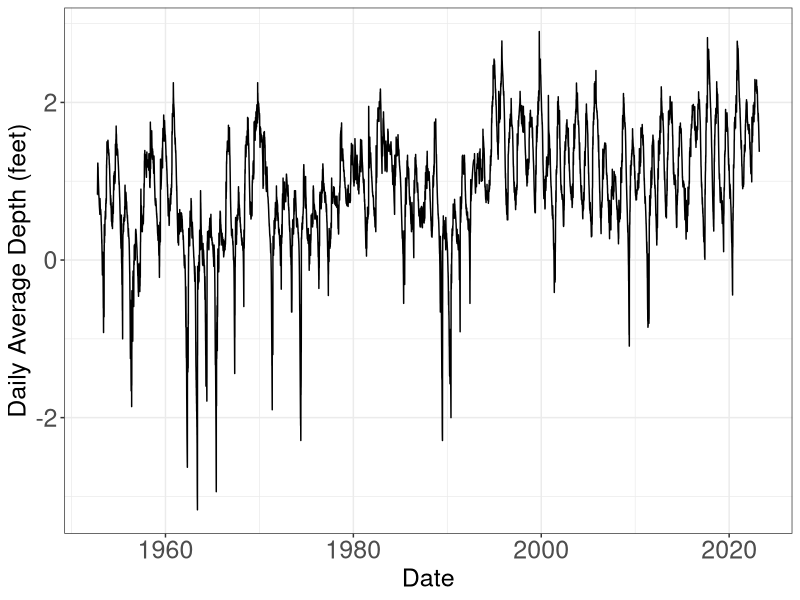
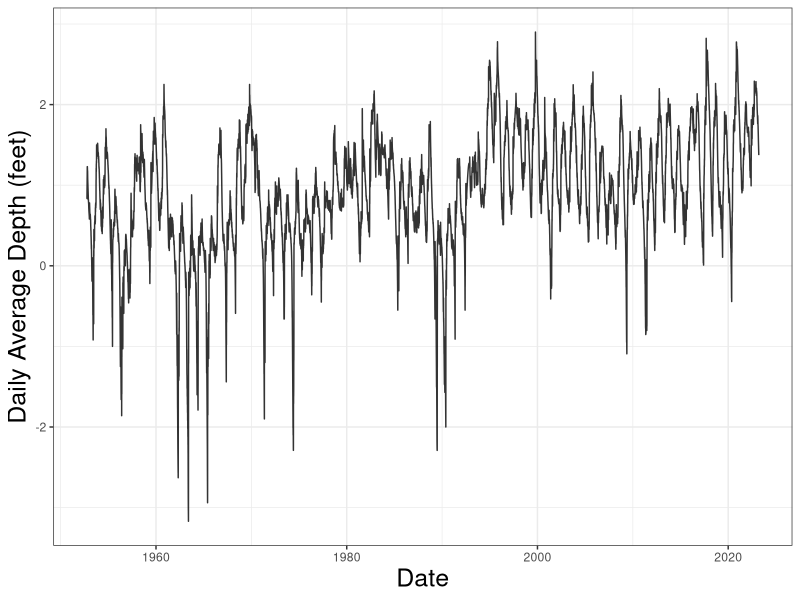
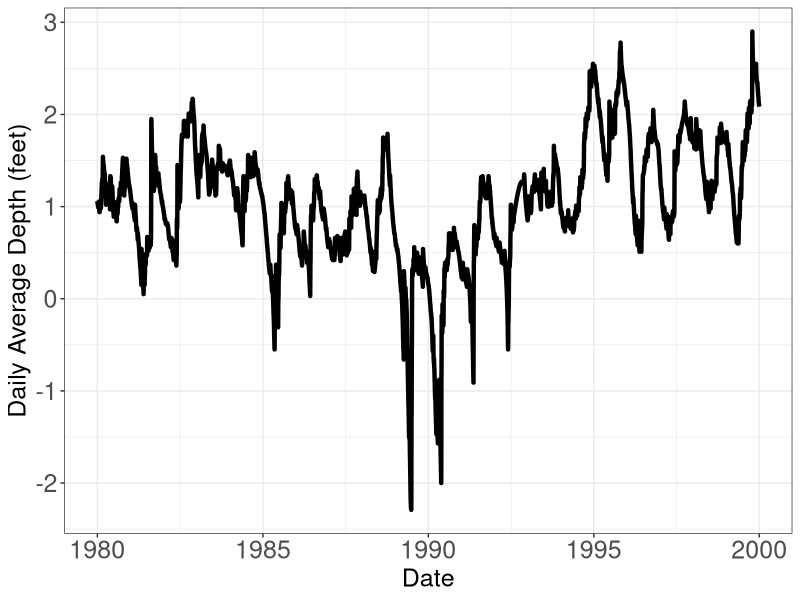
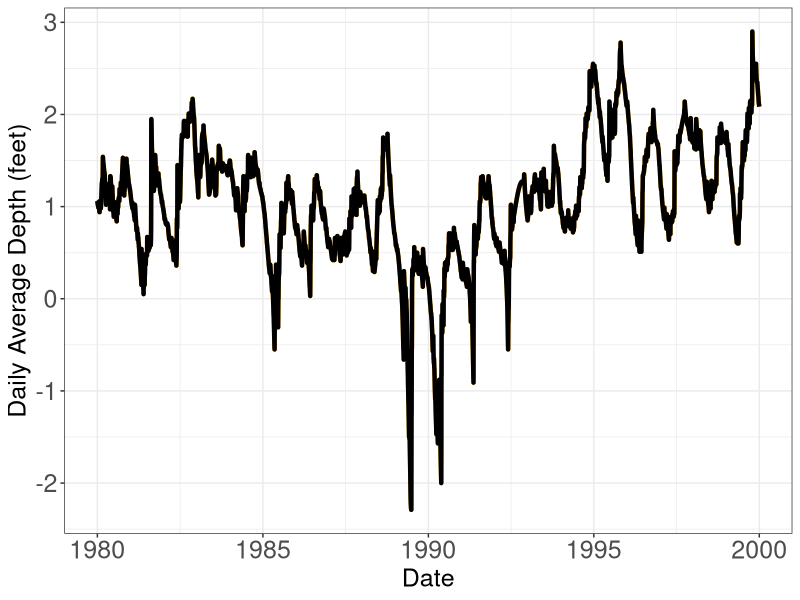
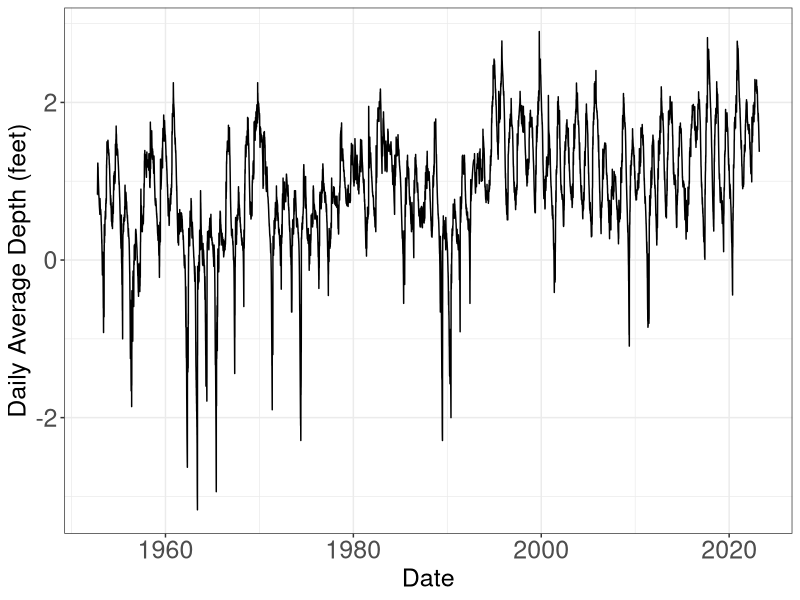
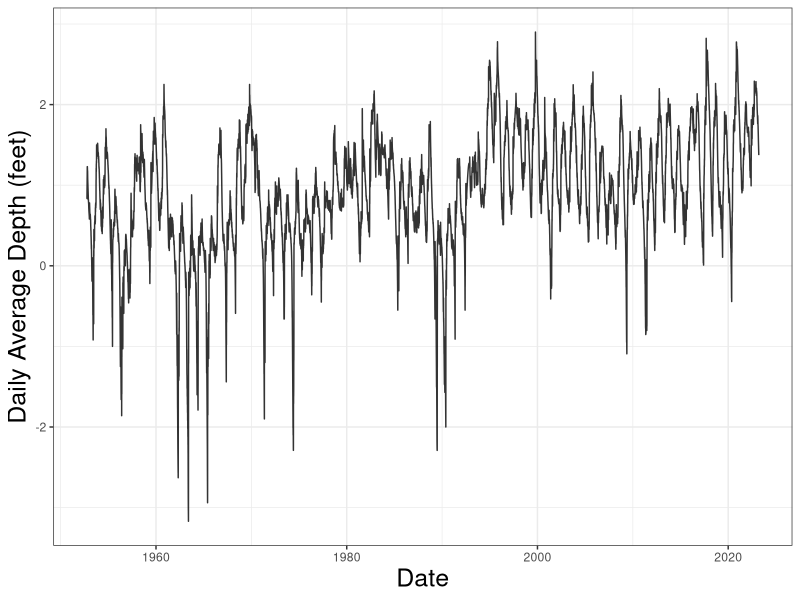
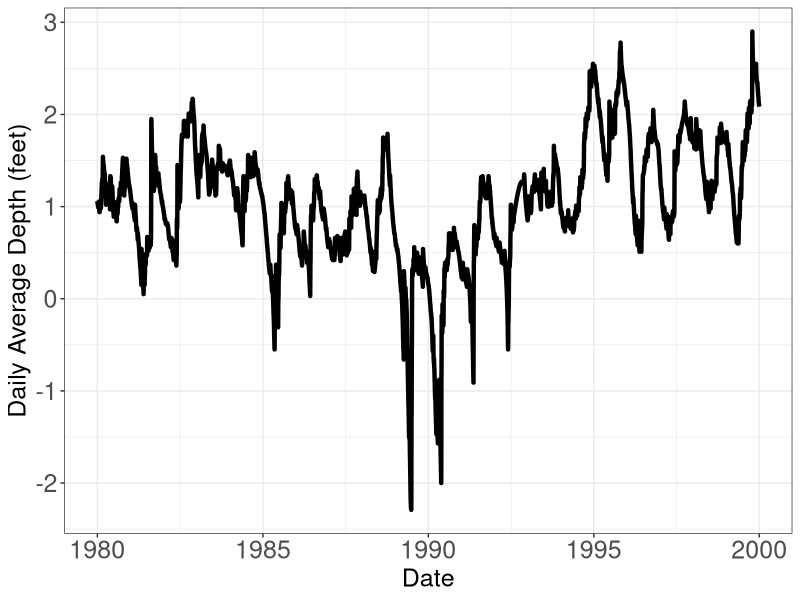
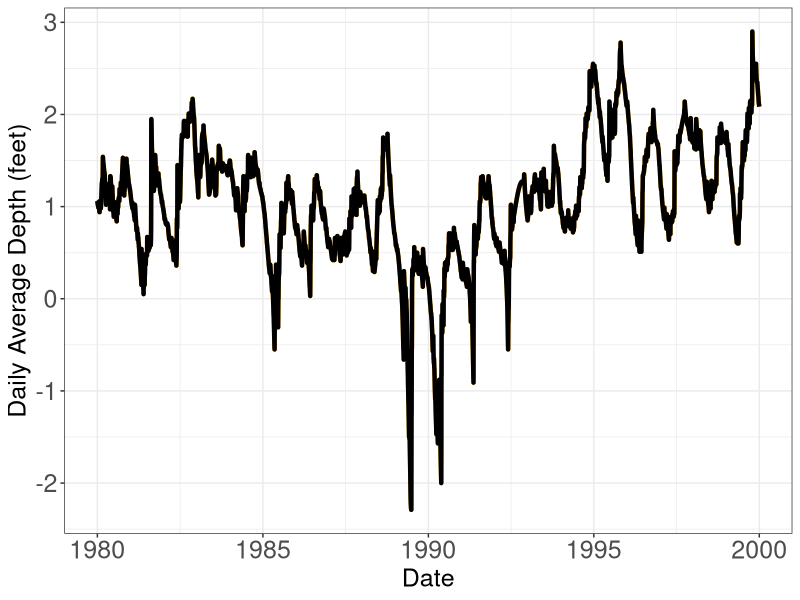

Recreate these plots in R, in order.
library(tidyverse)
library(forecast)

theme_set(theme_bw())

P33 = read_csv("Data/P33.csv")

# P33 --------------------------------------------------------------------------
P33_raw = P33 %>% 
  ggplot(aes(x = date, y = Depth)) +
  geom_line() + 
  labs(x = "Date", y = "Daily Average Depth (feet)") +
  theme(axis.title=element_text(size=18), # Text size 
        axis.text=element_text(size=18))

P33_raw

ggsave(P33_raw,
       filename = "Deliverables/Written Component/Figures/P33_Time_Series.png",
       scale = 2,
       width = 2000,
       height = 1000,
       units = 'px')

# Missingness ------------------------------------------------------------------
Max_Data <- tibble(date = seq(from = as.Date(min(P33$date)), 
                                  to = as.Date(max(P33$date)), by = "1 day"))
P33_complete <- P33 %>%
  full_join(Max_Data, by = c("date"))

miss_dates <- P33_complete %>%
  filter(is.na(Depth)) %>%
  select(date)

miss_dates <- c(miss_dates$date)

P33_missingness = P33_complete %>%
  ggplot(aes(x = date, y = Depth)) +
  geom_vline(xintercept = miss_dates, color = '#FF9191') +
  geom_line(linewidth = 0.5, alpha = 0.8) + 
  labs(x = "Date", y = "Daily Average Depth (feet)") +
  theme(axis.title.x=element_text(size=18), # Text size 
        axis.title.y=element_text(size=18))

P33_missingness

ggsave(P33_missingness,
       filename = "Deliverables/Written Component/Figures/P33_Time_Series_Missingness.png",
       scale = 2,
       width = 2000,
       height = 1000,
       units = 'px')


# Missingness Interpolation -----------------------------------------------

# 1980 to 2000 Focus

P33_1980_2000 = P33 %>% 
  filter(date >= "1980-01-01" & date <= "2000-01-01") %>% 
  ggplot(aes(x = date, y = Depth)) +
  geom_line(lwd = 1.5) + 
  labs(x = "Date", y = "Daily Average Depth (feet)") +
  theme(axis.title=element_text(size=18), # Text size 
        axis.text=element_text(size=18))

P33_1980_2000

ggsave(P33_1980_2000,
       filename = "Deliverables/Written Component/Figures/P33_Time_Series_Missingness_1980_to_2000.png",
       scale = 2,
       width = 2000,
       height = 1000,
       units = 'px')

P33$Depth_Imputed = na.interp(P33$Depth)

P33_1980_2000_imputed = P33 %>% 
  filter(date >= "1980-01-01" & date <= "2000-01-01") %>% 
  ggplot(aes(x = date)) +
  geom_line(aes(y = Depth_Imputed), color = 'orange', lwd = 1.5) +
  geom_line(aes(y = Depth), color = 'black', lwd = 1.5) +
  labs(x = "Date", y = "Daily Average Depth (feet)") +
  theme(axis.title=element_text(size=18), # Text size 
        axis.text=element_text(size=18))

P33_1980_2000_imputed

ggsave(P33_1980_2000_imputed,
       filename = "Deliverables/Written Component/Figures/P33_Time_Series_Missingness_1980_to_2000_Imputed.png",
       scale = 2,
       width = 2000,
       height = 1000,
       units = 'px')

# Graphics depicting activation functions ----------------

x = seq(-3, 3, 0.1)
Linear = x
ReLU = ifelse(x<0, 0, x)
Tanh = tanh(x)
Sigmoid = 1/(1 + exp(-x))

activations = tibble(x, Linear, ReLU, Tanh, Sigmoid) %>%
  pivot_longer(cols = 2:5,
              names_to = "Activation",
              values_to = "Value") %>%
  ggplot(aes(x = x, y = Value)) +
  geom_line() +
  labs(x = "Input", y = "Output") +
  facet_wrap(~Activation, nrow = 2) +
  ylim(-1, 1) +
  xlim(-2, 2)

ggsave(activations,
      filename = "Deliverables/Written Component/Figures/Activations.png",
      scale = 1,
      width = 1200,
      height = 800,
      units = 'px')
